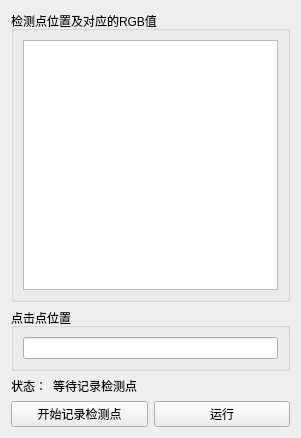
<?xml version="1.0" encoding="UTF-8"?>
<ui version="4.0">
 <class>Widget</class>
 <widget class="QWidget" name="Widget">
  <property name="geometry">
   <rect>
    <x>0</x>
    <y>0</y>
    <width>301</width>
    <height>438</height>
   </rect>
  </property>
  <property name="windowTitle">
   <string>Widget</string>
  </property>
  <layout class="QVBoxLayout" name="verticalLayout_2">
   <item>
    <widget class="QGroupBox" name="groupBox">
     <property name="title">
      <string>检测点位置及对应的RGB值</string>
     </property>
     <layout class="QHBoxLayout" name="horizontalLayout">
      <item>
       <widget class="QTextEdit" name="ckPointsTextEdit"/>
      </item>
     </layout>
    </widget>
   </item>
   <item>
    <widget class="QGroupBox" name="groupBox_2">
     <property name="title">
      <string>点击点位置</string>
     </property>
     <layout class="QVBoxLayout" name="verticalLayout">
      <item>
       <widget class="QLineEdit" name="clkPointLineEdit"/>
      </item>
     </layout>
    </widget>
   </item>
   <item>
    <layout class="QHBoxLayout" name="horizontalLayout_3">
     <item>
      <widget class="QLabel" name="label_2">
       <property name="text">
        <string>状态：</string>
       </property>
      </widget>
     </item>
     <item>
      <widget class="QLabel" name="label">
       <property name="sizePolicy">
        <sizepolicy hsizetype="Expanding" vsizetype="Preferred">
         <horstretch>0</horstretch>
         <verstretch>0</verstretch>
        </sizepolicy>
       </property>
       <property name="text">
        <string>等待记录检测点</string>
       </property>
      </widget>
     </item>
    </layout>
   </item>
   <item>
    <layout class="QHBoxLayout" name="horizontalLayout_2">
     <item>
      <widget class="QPushButton" name="recordBtn">
       <property name="text">
        <string>开始记录检测点</string>
       </property>
      </widget>
     </item>
     <item>
      <widget class="QPushButton" name="runBtn">
       <property name="text">
        <string>运行</string>
       </property>
      </widget>
     </item>
    </layout>
   </item>
  </layout>
 </widget>
 <resources/>
 <connections/>
</ui>
